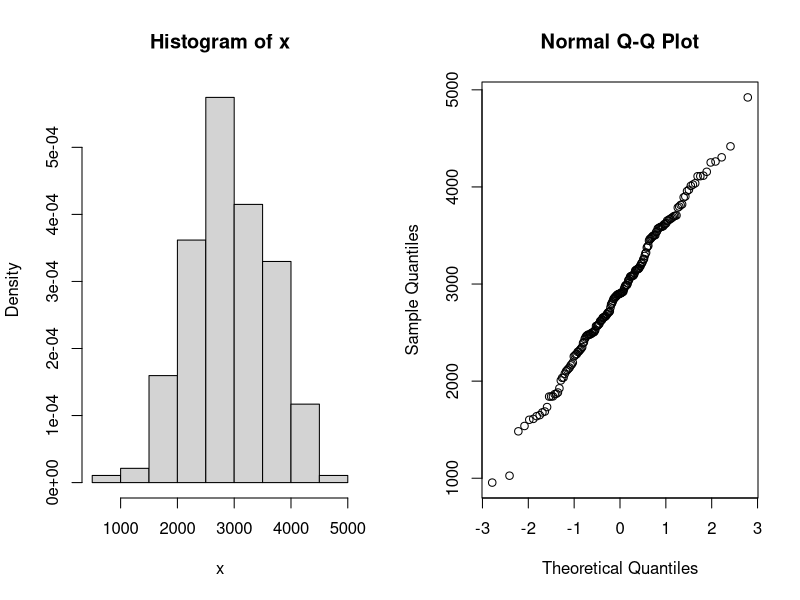
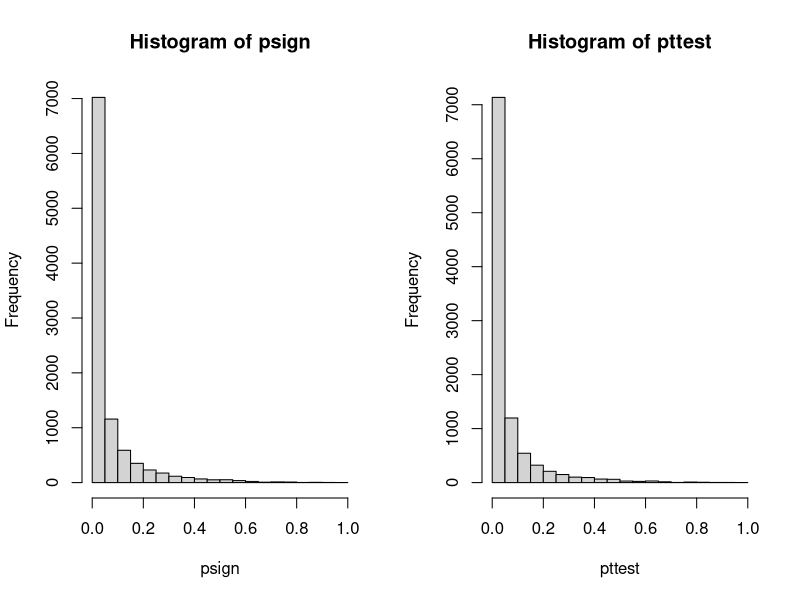
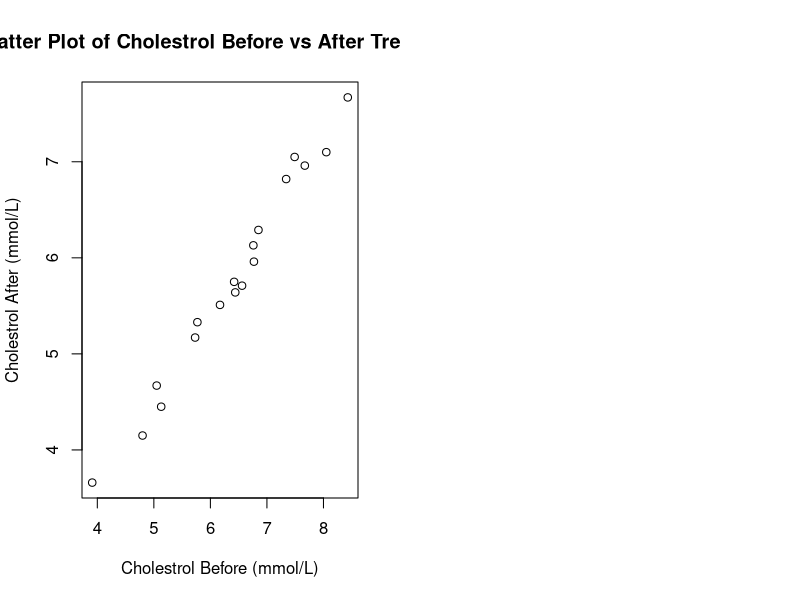
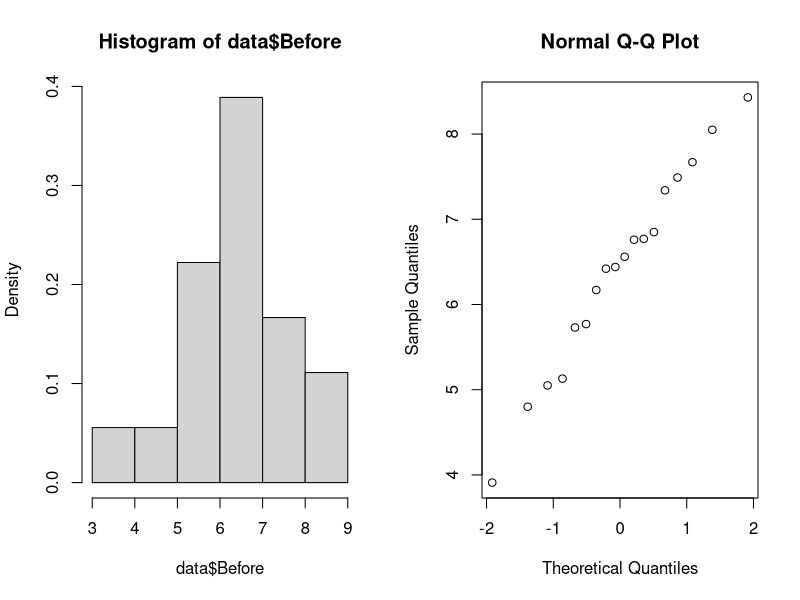
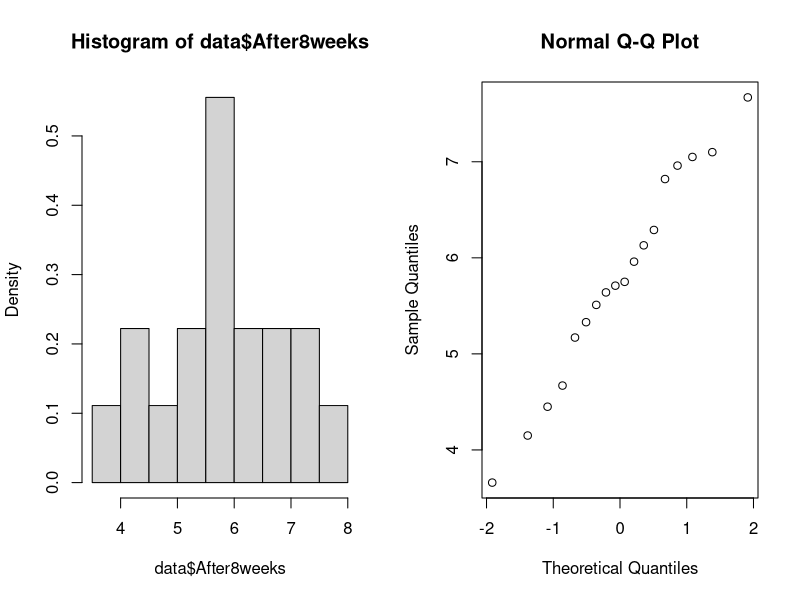
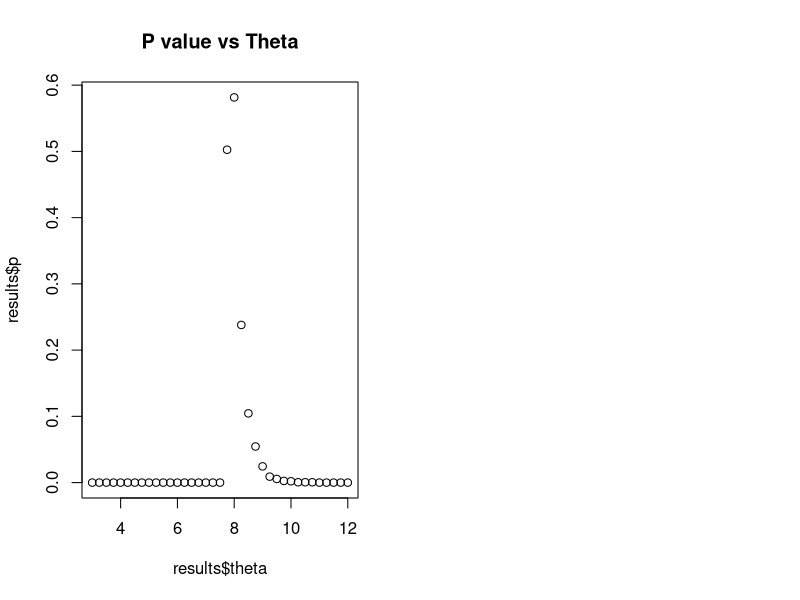
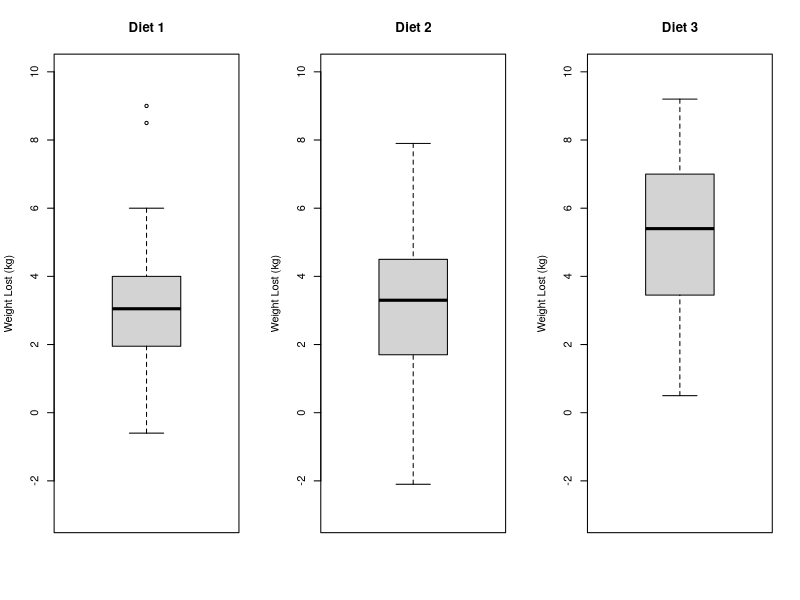
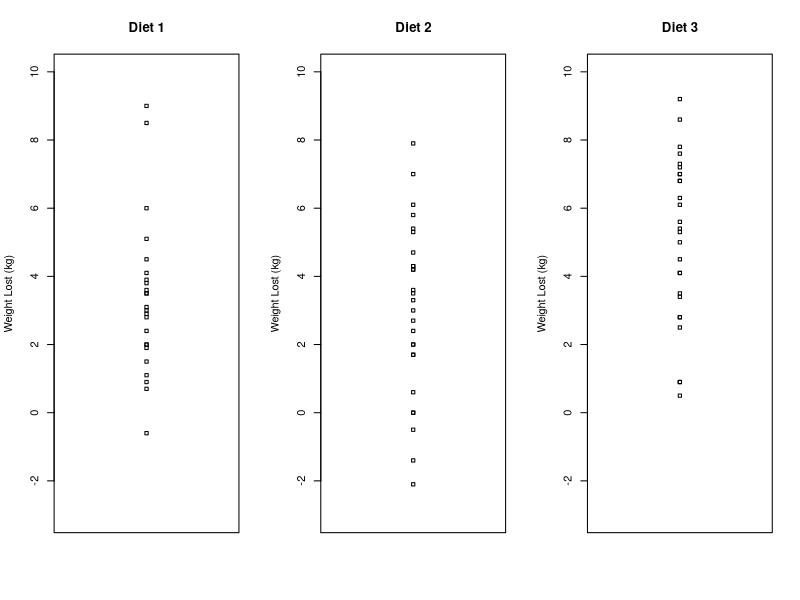

The R source for these figures, in order:
## ---- chunk 1
data = read.table("birthweight.txt", header=T)
par(mfrow=c(1,2))
# use x as alias for the dataset
x = data$birthweight

# checking normality
hist(x, freq=F)
qqnorm(x)
shapiro.test(x)

t.test(x, conf.level=0.96)

# calculate min sample size needed
tval = qt(0.98, length(x))
m = 50
n = (tval * sd(x) / m) ** 2
print(sprintf("min sample size, n = %.2f", n))

## ---- chunk 2
B = 10000
Tstar = numeric(B)
for (i in 1:B){
  # sample with replacement, for a new sample of same length(x)
  Xstar = sample(x, replace=TRUE)
  Tstar[i] = mean(Xstar) 
}

Tstar02 = quantile(Tstar, 0.02)
Tstar04 = quantile(Tstar, 0.98)
print(sprintf("Bootstrap 96%% CI = [%.2f, %.2f]", Tstar02, Tstar04))
## ---- chunk 3
res = t.test(x, mu=2800, alt="g")
res #[[4]]
## ---- chunk 4
res = wilcox.test(x, mu=2800, alt="g")
res
## ---- chunk 5

B = 10000; n = length(x)
psign=numeric(B) ## will contain p-values of sign test
pttest=numeric(B) ## will contain p-values of t-test
for(i in 1:B) {
  y = rnorm(n, mean=mean(x),sd=sd(x)) ## generate data under H1 with mu=0.5
  mu = 2800
  pttest[i] = t.test(y, mu=mu, alternative="greater")[[3]] ## extract p-value
  psign[i] = wilcox.test(y, mu=mu, alt="g")[[3]]
  #psign[i] = binom.test(sum(x>0),n,p=0.5)[[3]]
} ## extract p-value
signPower = sum(psign<0.05) / B
tPower = sum(pttest<0.05) / B

print(sprintf("wilcox signed rank test power = %.4f, t-test power = %.4f", signPower, tPower))
par(mfrow=c(1,2))
hist(psign)
hist(pttest)

## ---- chunk 6
# compute pHat based on the data:
pHat = sum(x < 2600) / length(x)
n = length(x)
# compute z_{\alpha/2}
z = (pHat - 0.25) / sqrt((pHat * (1-pHat)) / n)
sprintf("pHat = %.5f, z = %.5f", pHat, z)
# compute alpha:
alpha = 2 * pnorm(z, lower.tail = F)
ciLevel = 1 - alpha
sprintf("confidence interval level = %.5f", ciLevel)

ciUpper = pHat + z * sqrt((pHat * (1-pHat)) / n)
ciLower = pHat - z * sqrt((pHat * (1-pHat)) / n)
sprintf("final confidence interval = [%.4f, %.4f]", ciLower, ciUpper)
## ---- chunk 7
prop.test(c(34, 28), c(95, 93))
#prop.test(c(34, 28), c(95, 93))
## ---- chunk 8
data = read.table("cholesterol.txt", header=T)

plot(data$Before, data$After8weeks, main="Scatter Plot of Cholestrol Before vs After Treatment", xlab="Cholestrol Before (mmol/L)", ylab="Cholestrol After (mmol/L)")

# checking normality:
par(mfrow=c(1,2))
hist(data$Before, freq=F)
qqnorm(data$Before)
shapiro.test(data$Before)

hist(data$After8weeks, freq=F)
qqnorm(data$After8weeks)
shapiro.test(data$After8weeks)
## ---- chunk 9
cor.test(data$Before, data$After8weeks)
## ---- chunk 10

## ---- chunk 11
xbar = mean(data$After8weeks)
s = sd(data$After8weeks)
n = length(data$After8weeks)

m = qt(0.975, df=n-1) * (s / sqrt(n))
# compute CI for \bar{x}
xBarLow = xbar - m
xBarHigh = xbar + m
sprintf("CI for xbar = [%.4f, %.4f]", xBarLow, xBarHigh)

# use results to compute CI for \theta
thetaLow = 2 * xBarLow - 3
thetaHigh = 2 * xBarHigh - 3
sprintf("CI for theta = [%.4f, %.4f]", thetaLow, thetaHigh)
## ---- chunk 12
sprintf("max(data$After8weeks) = %.4f", max(data$After8weeks))
sprintf("improved CI = [%.4f, %.4f]",  max(data$After8weeks), thetaHigh)
## ---- chunk 13
# returns TRUE if X ~Unif(3, theta) is plausible (p > 0.05)
doBootstrap = function (x, theta, makePlot=FALSE) {
  n = length(x)
  t = max(x)
  B = 4000
  tstar = numeric(B)
  for (i in 1:B) {
    xstar = runif(n, min=3, max=theta)
    tstar[i] = max(xstar)
  }
  
  pl = sum(tstar<t) / B
  pr = sum(tstar>t) / B
  p = 2 * min(pl, pr) # e.g. 0.038
  
  if (makePlot) {
  # make histogram:
    hist(tstar,prob=T, main="Histogram of tstar", freq=F)
    lines(rep(t,2), c(0,0.03), col="red", lwd=2)
    axis(1,t,expression(paste("t")))
    print(sprintf("p = %.4f", p))
  }
  #return(p >= 0.05);
  return(data.frame(theta=theta, p=p, valid=(p>=0.05)))
}

#results = data.frame(p=c(), valid=c())
results = NULL
for (theta in seq(3,12,0.25)){
  cur = 
    doBootstrap(data$After8weeks, theta, makePlot=FALSE)
  if (is.null(results)) {
    results = cur
  } else {
    results = rbind(results, cur)
  }
}
plot(results$theta, results$p, main="P value vs Theta")
results
#sprintf("res = %d", res)
## ---- chunk 14
res = binom.test(sum(data$After8weeks >= 6), length(data$After8weeks), p=0.5, alt="less")
## ---- chunk 15
binom.test(sum(data$After8weeks <= 4.5), length(data$After8weeks), p=0.25, alt="g")
## ---- chunk 16
data = read.table("diet.txt", header=T)
# compute weight lost
data$weightlost = data$preweight - data$weight6weeks

par(mfrow = c(1, 3))
ylim = c(-3, 10)

diet1 = dplyr::filter(data, diet == 1)
diet2 = dplyr::filter(data, diet == 2)
diet3 = dplyr::filter(data, diet == 3)

boxplot(diet1$weightlost, main="Diet 1", ylab="Weight Lost (kg)", ylim=ylim)
boxplot(diet2$weightlost, main="Diet 2", ylab="Weight Lost (kg)", ylim=ylim)
boxplot(diet3$weightlost, main="Diet 3", ylab="Weight Lost (kg)", ylim=ylim)

stripchart(diet1$weightlost, main="Diet 1", ylab="Weight Lost (kg)", ylim=ylim, vertical=T)
stripchart(diet2$weightlost, main="Diet 2", ylab="Weight Lost (kg)", ylim=ylim, vertical=T)
stripchart(diet3$weightlost, main="Diet 3", ylab="Weight Lost (kg)", ylim=ylim, vertical=T)
## ---- chunk 17
par(mfrow=c(1,2))
hist(data$preweight, freq=F)
qqnorm(data$preweight, main="Normal QQ plot: preweight")
shapiro.test(data$preweight)

hist(data$weight6weeks, freq=F)
qqnorm(data$weight6weeks, main="Normal QQ plot: weight6weeks")
shapiro.test(data$weight6weeks)

boxplot(data.frame(preweight=data$preweight, weightweeks6=data$weight6weeks))
## ---- chunk 18
res = binom.test(sum(data$weightlost <= 0), length(data$weightlost), p=0.5, alt="two.sided")
## ---- chunk 19
# checking normality
checkNorm = function(data, name) {
  hist(data, main=sprintf("histogram of %s", name))
  qqnorm(data, main=sprintf("Normal qqplot of %s", name))
  shapiro.test(data)
}
par(mfrow = c(1, 2))
checkNorm(diet1$weightlost, "Diet 1"); checkNorm(diet2$weightlost, "Diet 2"); checkNorm(diet3$weightlost, "Diet 3"); 
## ---- chunk 20
# convert diet from int -> string (for informing linear model)!!
#data$diet = as.character(data$diet)
# tell R that certain columns are factor and not just numbers
data$diet = factor(data$diet)

dietaov = lm(weightlost~diet, data=data)
#print("dietaov:"); dietaov
print("summary(dietaov):"); summary(dietaov)
print("anova:"); anova(dietaov)
## ---- chunk 21

## ---- chunk 22
library(MASS)
data = npk
#data
